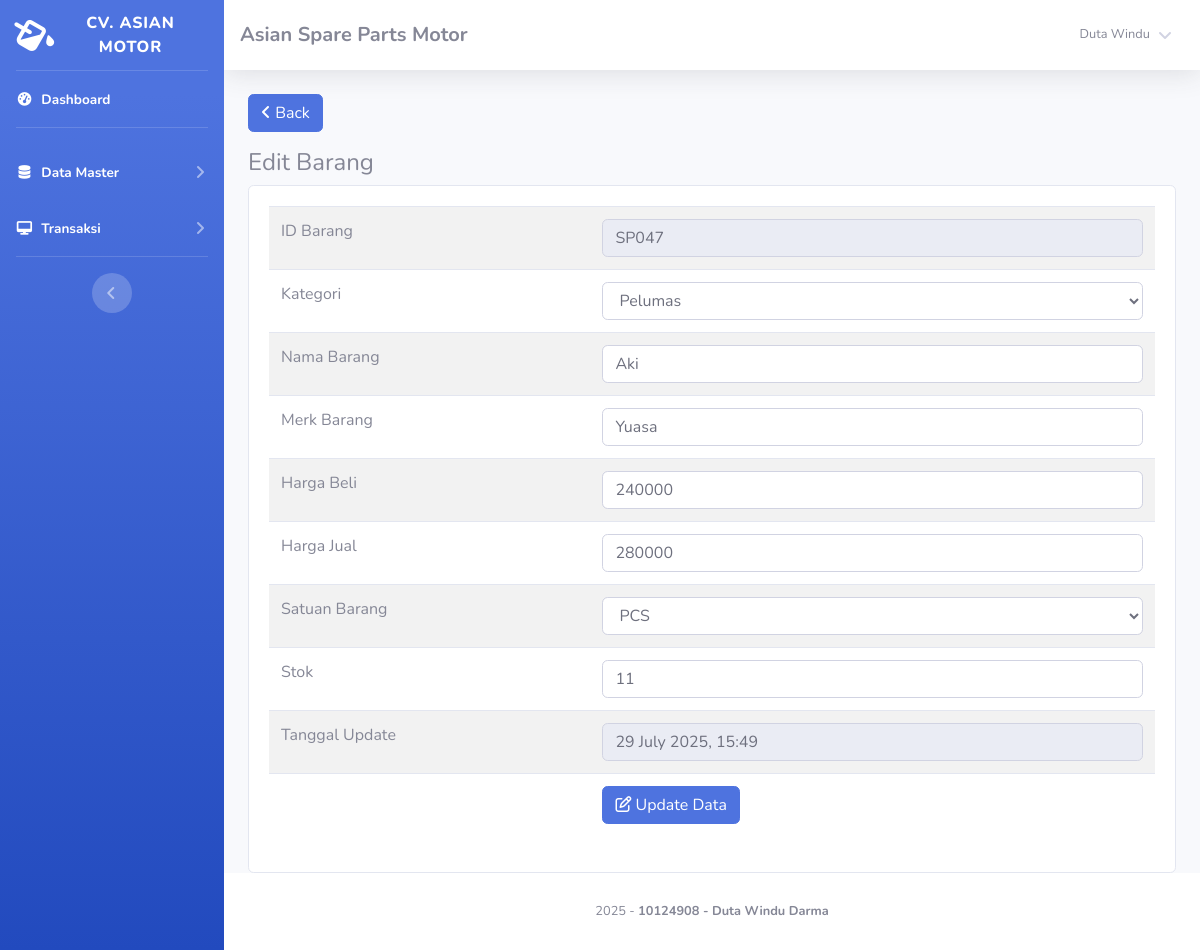
Page /index.php?page=barang/edit&barang=SP047 (signed in) on the committed database.
### tables this page shows
CREATE TABLE `member` (
  `id_member` int(11) NOT NULL,
  `nm_member` varchar(255) NOT NULL,
  `alamat_member` text NOT NULL,
  `telepon` varchar(255) NOT NULL,
  `email` varchar(255) NOT NULL,
  `NIK` text NOT NULL
);

CREATE TABLE `barang` (
  `id` int(11) NOT NULL,
  `id_barang` varchar(255) NOT NULL,
  `id_kategori` int(11) NOT NULL,
  `nama_barang` text NOT NULL,
  `merk` varchar(255) NOT NULL,
  `harga_beli` varchar(255) NOT NULL,
  `harga_jual` varchar(255) NOT NULL,
  `satuan_barang` varchar(255) NOT NULL,
  `stok` text NOT NULL,
  `tgl_input` varchar(255) NOT NULL,
  `tgl_update` varchar(255) DEFAULT NULL
);

CREATE TABLE `kategori` (
  `id_kategori` int(11) NOT NULL,
  `nama_kategori` varchar(255) NOT NULL,
  `tgl_input` varchar(255) NOT NULL
);

### function/view.php (called while the page is built, shortened)
<?php
class view
{
    protected $db;
    public function __construct($db)
    {
        $this->db = $db;
    }
    public function member_edit($id)
    {
        $sql = "select member.*, login.*
                from member inner join login on member.id_member = login.id_member
                where member.id_member= ?";
        $row = $this-> db -> prepare($sql);
        $row -> execute(array($id));
        $hasil = $row -> fetch();
        return $hasil;
    }
    public function kategori()
    {
        $sql = "select*from kategori";
        $row = $this-> db -> prepare($sql);
        $row -> execute();
        $hasil = $row -> fetchAll();
        return $hasil;
    }
    public function barang_edit($id)
    {
        $sql = "select barang.*, kategori.id_kategori, kategori.nama_kategori
                from barang inner join kategori on barang.id_kategori = kategori.id_kategori
                where id_barang=?";
        $row = $this-> db -> prepare($sql);
        $row -> execute(array($id));
        $hasil = $row -> fetch();
        return $hasil;
    }
}

### view/barang/edit/index.php (the view, shortened to what this page needs)
 <?php
	$id = $_GET['barang'];
	$hasil = $lihat -> barang_edit($id);
?>
 <a href="index.php?page=barang" class="btn btn-primary mb-3"><i class="fa fa-angle-left"></i> Back </a>
 <h4>Edit Barang</h4>
<div class="card card-body">
	<div class="table-responsive">
		<table class="table table-striped">
			<form action="function/edit.php?barang=edit" method="POST">
				<tr>
					<td>ID Barang</td>
					<td><input type="text" readonly="readonly" class="form-control" value="<?php echo $hasil['id_barang'];?>"
							name="id"></td>
				</tr>
				<tr>
					<td>Kategori</td>
					<td>
						<select name="kategori" class="form-control">
							<option value="<?php echo $hasil['id_kategori'];?>"><?php echo $hasil['nama_kategori'];?></option>
							<?php  $kat = $lihat -> kategori(); foreach($kat as $isi){ 	?>
							<option value="<?php echo $isi['id_kategori'];?>"><?php echo $isi['nama_kategori'];?></option>
							<?php }?>
						</select>
					</td>
				</tr>
				<tr>
					<td>Nama Barang</td>
					<td><input type="text" class="form-control" value="<?php echo $hasil['nama_barang'];?>" name="nama"></td>
				</tr>
				<tr>
					<td>Merk Barang</td>
					<td><input type="text" class="form-control" value="<?php echo $hasil['merk'];?>" name="merk"></td>
				</tr>
				<tr>
					<td>Harga Beli</td>
					<td><input type="number" class="form-control" value="<?php echo $hasil['harga_beli'];?>" name="beli"></td>
				</tr>
				<tr>
					<td>Harga Jual</td>
					<td><input type="number" class="form-control" value="<?php echo $hasil['harga_jual'];?>" name="jual"></td>
				</tr>
				<tr>
					<td>Satuan Barang</td>
					<td>
						<select name="satuan" class="form-control">
							<option value="<?php echo $hasil['satuan_barang'];?>"><?php echo $hasil['satuan_barang'];?>
							</option>
						</select>
					</td>
				</tr>
				<tr>
					<td>Stok</td>
					<td><input type="number" class="form-control" value="<?php echo $hasil['stok'];?>" name="stok"></td>
				</tr>
				<tr>
					<td>Tanggal Update</td>
					<td><input type="text" readonly="readonly" class="form-control" value="<?php echo  date("j F Y, G:i");?>"
							name="tgl"></td>
				</tr>
				<tr>
					<td></td>
					<td><button class="btn btn-primary"><i class="fa fa-edit"></i> Update Data</button></td>
				</tr>
			</form>
		</table>
	</div>
</div>

### view/sidebar.php (shortened to what this page needs)
<?php
    $id = $_SESSION['admin']['id_member'];
    $hasil_profil = $lihat -> member_edit($id);
?>
<ul class="navbar-nav bg-gradient-primary sidebar sidebar-dark accordion" id="accordionSidebar">
    <a class="sidebar-brand d-flex align-items-center justify-content-center" href="index.php">
        <div class="sidebar-brand-icon rotate-n-15">
            <i class="fas fa-fill-drip"></i>
        </div>
        <div class="sidebar-brand-text mx-3">CV. Asian Motor<sup></sup></div>
    </a>
    <hr class="sidebar-divider my-0">
    <li class="nav-item active">
        <a class="nav-link" href="index.php">
            <i class="fas fa-fw fa-tachometer-alt"></i>
            <span>Dashboard</span></a>
    </li>
    <hr class="sidebar-divider">
    <li class="nav-item active">
        <a class="nav-link collapsed" href="#" data-toggle="collapse" data-target="#collapseTwo" aria-expanded="true"
            aria-controls="collapseTwo">
            <i class="fas fa-fw fa-database"></i>
            <span>Data Master</span>
        </a>
    </li>
     <li class="nav-item active">
        <a class="nav-link collapsed" href="#" data-toggle="collapse" data-target="#collapse3" aria-expanded="true"
            aria-controls="collapse3">
            <i class="fas fa-fw fa-desktop"></i>
            <span>Transaksi</span>
        </a>
    </li>
    <hr class="sidebar-divider d-none d-md-block">
    <div class="text-center d-none d-md-inline">
        <button class="rounded-circle border-0" id="sidebarToggle"></button>
    </div>
</ul>
<div id="content-wrapper" class="d-flex flex-column">
    <div id="content">
        <nav class="navbar navbar-expand navbar-light bg-white topbar mb-4 static-top shadow">
            <h5 class="d-lg-block d-none mt-2"><b>Asian Spare Parts Motor</b></h5>
            <ul class="navbar-nav ml-auto">
                <li class="nav-item dropdown no-arrow">
                    <a class="nav-link dropdown-toggle" href="#" id="userDropdown" role="button" data-toggle="dropdown"
                        aria-haspopup="true" aria-expanded="false">
                        <span
                            class="mr-2 d-none d-lg-inline text-gray-600 small ml-2"><?php echo $hasil_profil['nm_member'];?></span>
                        <i class="fas fa-angle-down"></i>
                    </a>
                </li>
            </ul>
        </nav>
        <div class="container-fluid">

### rows in the picture
barang: id "SP047", kategori "Pelumas", nama "Aki", merk "Yuasa", beli "240000", jual "280000", satuan "PCS", stok "11"

### other values in the picture
$hasil_profil['nm_member'] "Duta Windu"
